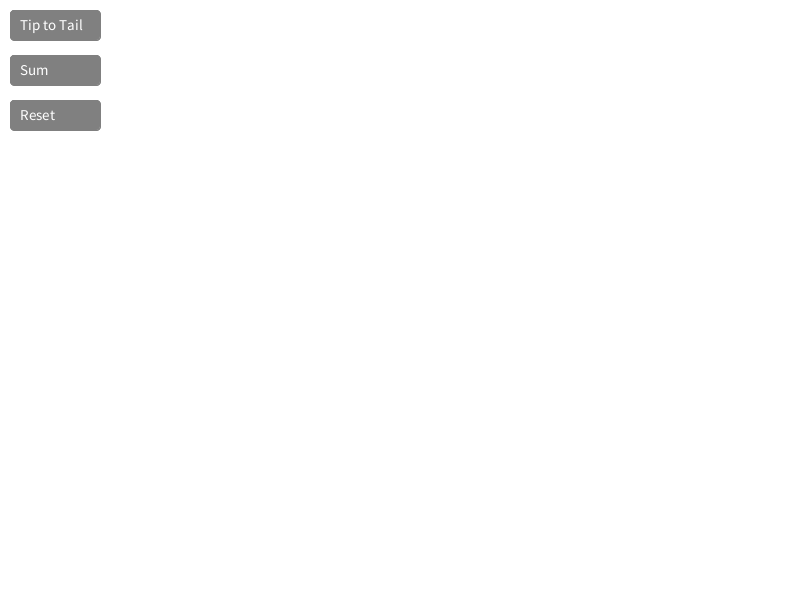
Frame 1 (no input)
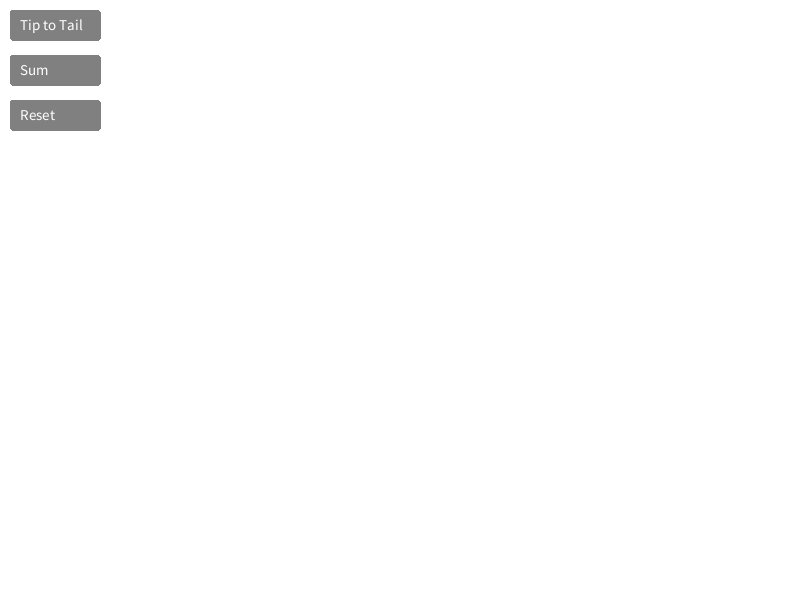
Frame 60 (the mouse pressed at the canvas centre just before this capture)
Frame 120 (the mouse held since frame 60 and released just before this capture): identical to frame 60, image omitted

The Processing sketch that drew these frames (run headless with seeded random() and noise(); from frame 60 on, the mouse is pressed at the canvas centre):

// Processing sketch: processing_187252
// ── processing_187252.pde

int mouseClicks = 0; //Keeping track on the number of clicks
int x1, y1, x2, y2;
int startRed, startGreen, startBlue; 
Vector[] vectors; 
int index = 0;

//Button fields
int rectStartX = 10;
int rectStartY = 10;
int rectWidth = 90;
int rectHeight = 30;
void makeTip2TailButton()
{
  stroke(128);
  strokeWeight(1);
  fill(128);
  rect(rectStartX, rectStartY, rectWidth, rectHeight, 5);
  fill(255);
  textSize(15);
  text("Tip to Tail", 20, 30);
}

void makeSumButton()
{
  stroke(128);
  strokeWeight(1);
  fill(128);
  rect(rectStartX, rectStartY+rectHeight + 15, rectWidth, rectHeight, 5);
  rectMode(CENTER);
  fill(255);
  textSize(15);
  text("Sum", 20, 30 + rectHeight + 15);
  rectMode(CORNER);
}

void makeResetButton()
{
  stroke(128);
  strokeWeight(1);
  fill(128);
  rect(rectStartX, rectStartY+rectHeight + 15 + rectHeight + 15, rectWidth, rectHeight, 5);
  rectMode(CENTER);
  fill(255);
  textSize(15);
  text("Reset", 20, 30 + rectHeight + 15 + rectHeight + 15);
  rectMode(CORNER);
}

boolean overTip2Tail() //Returns true if the mouse is currently over the Flip button
{
  return((mouseX > rectStartX) && (mouseX < rectStartX + rectWidth) && (mouseY > rectStartY) && (mouseY < (rectStartY + rectHeight)));
}

boolean overSum() //Returns true if the mouse is currently over the Flip button
{
  return((mouseX > rectStartX) && (mouseX < rectStartX + rectWidth) && (mouseY > rectStartY + rectHeight + 15) && (mouseY < (rectStartY + rectHeight + 15 + rectHeight)));
}


boolean overReset() //Returns true if the mouse is currently over the Flip button
{
  return((mouseX > rectStartX) && (mouseX < rectStartX + rectWidth) && (mouseY > rectStartY + rectHeight + 15 + rectHeight + 15) && (mouseY < (rectStartY + rectHeight + 15 + rectHeight + 15 + rectHeight)));
}

void setup()
{
  size(800, 600);
  background(255);
  makeTip2TailButton();
  makeSumButton();
  makeResetButton();
  vectors = new Vector[2];
}

void draw()
{
  makeTip2TailButton();
  makeSumButton();
  makeResetButton();
}

void mousePressed()
{
  if (!overTip2Tail() && mouseClicks < 4) //We're just drawing vectors because w did not click the button. 
  {
    int randRed = int(random(0, 256));
    int randGreen = int(random(0, 256));
    int randBlue = int(random(0, 256));
    if (mouseClicks % 2 == 0) //Initial point on vector
    {
      //background(255); //Wipes the screen clean for the new vector. Comment out to allow multiple vectors drawn at once. 
      x1 = mouseX;
      y1 = mouseY;
      strokeWeight(10);
      stroke(randRed, randGreen, randBlue);
      point(x1, y1);
      mouseClicks++;
      startRed = randRed; // Need to save these random RGB values for the Vector constructor 
      startGreen = randGreen;
      startBlue = randBlue;
    } else //second point on vector
    {
      x2 = mouseX;
      y2 = mouseY;
      vectors[index] = new Vector(x1, y1, x2, y2, startRed, startGreen, startBlue);
      vectors[index].drawVector(true);
      index++;
      x1 = 0;
      y1 = 0;
      x2 = 0;
      y2 = 0; //Clear out all the fields to prepare for the next vector. 
      mouseClicks++;
    }
  }

  if (overTip2Tail())
  {
    vectors[1] = slideVector(vectors[0], vectors[1]);
    background(255);
    //makeTip2TailButton();
    vectors[0].drawVector(true);
    vectors[1].drawVector(true);
  }
  if (overSum())
  {
    //In case the user hasn't tip-to-tail'd it yet, let's go ahead and do that. 
    vectors[1] = slideVector(vectors[0], vectors[1]);
    background(255);
    vectors[0].drawVector(true);
    vectors[1].drawVector(true);
    //Draw the resultant vector
    Vector resultant = new Vector(vectors[0].x1, vectors[0].y1, vectors[1].x2, vectors[1].y2, 0, 0, 0);
    resultant.drawVector(true);
  }
    
  if(overReset())
  {
    background(255);
    mouseClicks = 0;
    index = 0;
  }
}

void tip2tail()
{
  background(255); //Clear the screen
  vectors[0].drawVector(true);
}

static Vector slideVector(Vector v1, Vector v2)
{
  int xcomp = int(v2.x2 - v2.x1);
  int ycomp = int(v2.y2 - v2.y1);
  v2.x1 = v1.x2;
  v2.y1 = v1.y2; //Redefine new initialpoint for v2
  v2.x2 = v2.x1 + xcomp;
  v2.y2 = v2.y1 + ycomp;
  return v2;
}

//Vector class
class Vector
{
  float x1, y1, x2, y2;
  int red, green, blue;

  Vector(float x1, float y1, float x2, float y2, int red, int green, int blue)
  {
    this.x1 = x1;
    this.y1 = y1;
    this.x2 = x2;
    this.y2 = y2;
    this.red = red;
    this.green = green;
    this.blue = blue;
  }



  float getMag()
  {
    return sqrt(pow(x2-x1, 2) + pow(y2-y1, 2));
  }

  void drawVector(boolean topArrow)
  {
    stroke(red, green, blue);
    strokeWeight(10);

    drawArrow(x1, y1, x2, y2, 0, 3, true);

    //    fill(255); //White text
    //    textSize(15);
    //    text("||m|| = " +  getMag(), magWidth, magHeight);
  }
}

//Drawing an arrow
void drawArrow(float x0, float y0, float x1, float y1, float beginHeadSize, float endHeadSize, boolean filled) 
{

  PVector d = new PVector(x1 - x0, y1 - y0);
  d.normalize();

  float coeff = 1.5;

  strokeCap(ROUND);

  line(x0+d.x*beginHeadSize*coeff/(filled?1.0f:1.75f), 
  y0+d.y*beginHeadSize*coeff/(filled?1.0f:1.75f), 
  x1-d.x*endHeadSize*coeff/(filled?1.0f:1.75f), 
  y1-d.y*endHeadSize*coeff/(filled?1.0f:1.75f));

  float angle = atan2(d.y, d.x);

  if (filled) {
    // begin head
    pushMatrix();
    translate(x0, y0);
    rotate(angle+PI);
    triangle(-beginHeadSize*coeff, -beginHeadSize, 
    -beginHeadSize*coeff, beginHeadSize, 
    0, 0);
    popMatrix();
    // end head
    pushMatrix();
    translate(x1, y1);
    rotate(angle);
    triangle(-endHeadSize*coeff, -endHeadSize, 
    -endHeadSize*coeff, endHeadSize, 
    0, 0);
    popMatrix();
  } else {
    // begin head
    pushMatrix();
    translate(x0, y0);
    rotate(angle+PI);
    strokeCap(ROUND);
    line(-beginHeadSize*coeff, -beginHeadSize, 0, 0);
    line(-beginHeadSize*coeff, beginHeadSize, 0, 0);
    popMatrix();
    // end head
    pushMatrix();
    translate(x1, y1);
    rotate(angle);
    strokeCap(ROUND);
    line(-endHeadSize*coeff, -endHeadSize, 0, 0);
    line(-endHeadSize*coeff, endHeadSize, 0, 0);
    popMatrix();
  }
}
